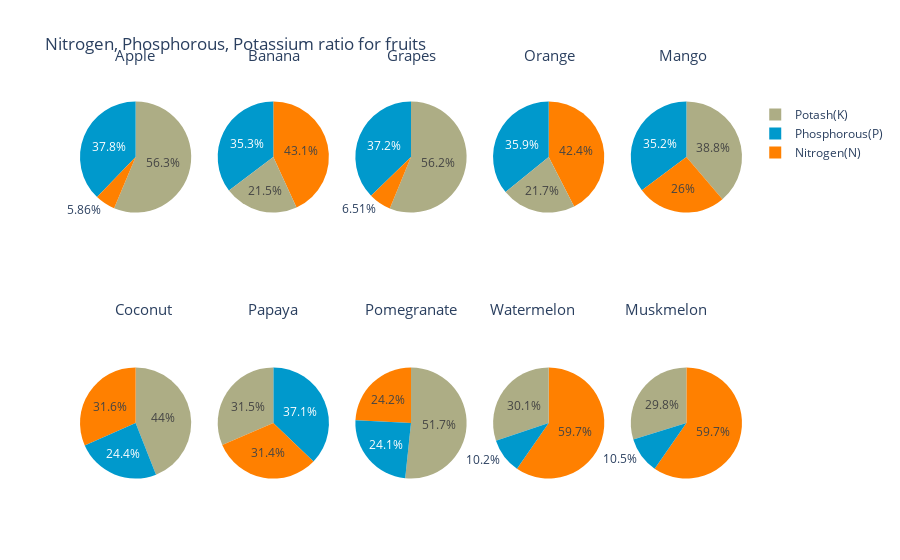

This figure's notebook cell:
### Markdown cell above
#### Nitrogen, Phosphorous, Potassium ratio for fruits

### Code cell
from plotly.subplots import make_subplots
import plotly.graph_objects as go

labels = ['Nitrogen(N)', 'Phosphorous(P)', 'Potash(K)']
specs = [[{'type': 'domain'}, {'type': 'domain'}, {'type': 'domain'}, {'type': 'domain'}, {'type': 'domain'}],
         [{'type': 'domain'}, {'type': 'domain'}, {'type': 'domain'}, {'type': 'domain'}, {'type': 'domain'}]]
# Increase vertical spacing
fig = make_subplots(rows=2, cols=5, specs=specs, vertical_spacing=0.4)  # Adjusted from default (0.3)

cafe_colors = ['rgb(255, 128, 0)', 'rgb(0, 153, 204)', 'rgb(173, 173, 133)']

# Add traces (no change in this part)
apple_npk = crop_summary[crop_summary.index == 'apple']
values = [apple_npk['N'][0], apple_npk['P'][0], apple_npk['K'][0]]
fig.add_trace(go.Pie(labels=labels, values=values, name="Apple", marker_colors=cafe_colors), 1, 1)

banana_npk = crop_summary[crop_summary.index == 'banana']
values = [banana_npk['N'][0], banana_npk['P'][0], banana_npk['K'][0]]
fig.add_trace(go.Pie(labels=labels, values=values, name="Banana", marker_colors=cafe_colors), 1, 2)

grapes_npk = crop_summary[crop_summary.index == 'grapes']
values = [grapes_npk['N'][0], grapes_npk['P'][0], grapes_npk['K'][0]]
fig.add_trace(go.Pie(labels=labels, values=values, name="Grapes", marker_colors=cafe_colors), 1, 3)

orange_npk = crop_summary[crop_summary.index == 'orange']
values = [orange_npk['N'][0], orange_npk['P'][0], orange_npk['K'][0]]
fig.add_trace(go.Pie(labels=labels, values=values, name="Orange", marker_colors=cafe_colors), 1, 4)

mango_npk = crop_summary[crop_summary.index == 'mango']
values = [mango_npk['N'][0], mango_npk['P'][0], mango_npk['K'][0]]
fig.add_trace(go.Pie(labels=labels, values=values, name="Mango", marker_colors=cafe_colors), 1, 5)

coconut_npk = crop_summary[crop_summary.index == 'coconut']
values = [coconut_npk['N'][0], coconut_npk['P'][0], coconut_npk['K'][0]]
fig.add_trace(go.Pie(labels=labels, values=values, name="Coconut", marker_colors=cafe_colors), 2, 1)

papaya_npk = crop_summary[crop_summary.index == 'papaya']
values = [papaya_npk['N'][0], papaya_npk['P'][0], papaya_npk['K'][0]]
fig.add_trace(go.Pie(labels=labels, values=values, name="Papaya", marker_colors=cafe_colors), 2, 2)

pomegranate_npk = crop_summary[crop_summary.index == 'pomegranate']
values = [pomegranate_npk['N'][0], pomegranate_npk['P'][0], pomegranate_npk['K'][0]]
fig.add_trace(go.Pie(labels=labels, values=values, name="Pomegranate", marker_colors=cafe_colors), 2, 3)

watermelon_npk = crop_summary[crop_summary.index == 'watermelon']
values = [watermelon_npk['N'][0], watermelon_npk['P'][0], watermelon_npk['K'][0]]
fig.add_trace(go.Pie(labels=labels, values=values, name="Watermelon", marker_colors=cafe_colors), 2, 4)

muskmelon_npk = crop_summary[crop_summary.index == 'muskmelon']
values = [muskmelon_npk['N'][0], muskmelon_npk['P'][0], muskmelon_npk['K'][0]]
fig.add_trace(go.Pie(labels=labels, values=values, name="Muskmelon", marker_colors=cafe_colors), 2, 5)

# Update layout (annotations remain the same)
fig.update_layout(
    title_text="Nitrogen, Phosphorous, Potassium ratio for fruits",
    annotations=[
        dict(text='Apple', x=0.05, y=1.15, font_size=15, showarrow=False),
        dict(text='Banana', x=0.25, y=1.15, font_size=15, showarrow=False),
        dict(text='Grapes', x=0.50, y=1.15, font_size=15, showarrow=False),
        dict(text='Orange', x=0.75, y=1.15, font_size=15, showarrow=False),
        dict(text='Mango', x=0.95, y=1.15, font_size=15, showarrow=False),
        dict(text='Coconut', x=0.05, y=0.45, font_size=15, showarrow=False),  # Adjusted to match vertical_spacing
        dict(text='Papaya', x=0.25, y=0.45, font_size=15, showarrow=False),
        dict(text='Pomegranate', x=0.50, y=0.45, font_size=15, showarrow=False),
        dict(text='Watermelon', x=0.75, y=0.45, font_size=15, showarrow=False),
        dict(text='Muskmelon', x=0.95, y=0.45, font_size=15, showarrow=False)
    ]
)
fig.show()

### Figure 1 — Plotly figure (JSON) as saved in the notebook; plotly's stock layout.template omitted (floating-point values rounded to 4 significant figures)
{"data": [{"domain": {"x": [0, 0.168], "y": [0.7, 1]}, "labels": ["Nitrogen(N)", "Phosphorous(P)", "Potash(K)"], "marker": {"colors": ["rgb(255, 128, 0)", "rgb(0, 153, 204)", "rgb(173, 173, 133)"]}, "name": "Apple", "type": "pie", "values": [20.8, 134.2, 199.9]}, {"domain": {"x": [0.208, 0.376], "y": [0.7, 1]}, "labels": ["Nitrogen(N)", "Phosphorous(P)", "Potash(K)"], "marker": {"colors": ["rgb(255, 128, 0)", "rgb(0, 153, 204)", "rgb(173, 173, 133)"]}, "name": "Banana", "type": "pie", "values": [100.2, 82.01, 50.05]}, {"domain": {"x": [0.416, 0.584], "y": [0.7, 1]}, "labels": ["Nitrogen(N)", "Phosphorous(P)", "Potash(K)"], "marker": {"colors": ["rgb(255, 128, 0)", "rgb(0, 153, 204)", "rgb(173, 173, 133)"]}, "name": "Grapes", "type": "pie", "values": [23.18, 132.5, 200.1]}, {"domain": {"x": [0.624, 0.792], "y": [0.7, 1]}, "labels": ["Nitrogen(N)", "Phosphorous(P)", "Potash(K)"], "marker": {"colors": ["rgb(255, 128, 0)", "rgb(0, 153, 204)", "rgb(173, 173, 133)"]}, "name": "Orange", "type": "pie", "values": [19.58, 16.55, 10.01]}, {"domain": {"x": [0.832, 1], "y": [0.7, 1]}, "labels": ["Nitrogen(N)", "Phosphorous(P)", "Potash(K)"], "marker": {"colors": ["rgb(255, 128, 0)", "rgb(0, 153, 204)", "rgb(173, 173, 133)"]}, "name": "Mango", "type": "pie", "values": [20.07, 27.18, 29.92]}, {"domain": {"x": [0, 0.168], "y": [0, 0.3]}, "labels": ["Nitrogen(N)", "Phosphorous(P)", "Potash(K)"], "marker": {"colors": ["rgb(255, 128, 0)", "rgb(0, 153, 204)", "rgb(173, 173, 133)"]}, "name": "Coconut", "type": "pie", "values": [21.98, 16.93, 30.59]}, {"domain": {"x": [0.208, 0.376], "y": [0, 0.3]}, "labels": ["Nitrogen(N)", "Phosphorous(P)", "Potash(K)"], "marker": {"colors": ["rgb(255, 128, 0)", "rgb(0, 153, 204)", "rgb(173, 173, 133)"]}, "name": "Papaya", "type": "pie", "values": [49.88, 59.05, 50.04]}, {"domain": {"x": [0.416, 0.584], "y": [0, 0.3]}, "labels": ["Nitrogen(N)", "Phosphorous(P)", "Potash(K)"], "marker": {"colors": ["rgb(255, 128, 0)", "rgb(0, 153, 204)", "rgb(173, 173, 133)"]}, "name": "Pomegranate", "type": "pie", "values": [18.87, 18.75, 40.21]}, {"domain": {"x": [0.624, 0.792], "y": [0, 0.3]}, "labels": ["Nitrogen(N)", "Phosphorous(P)", "Potash(K)"], "marker": {"colors": ["rgb(255, 128, 0)", "rgb(0, 153, 204)", "rgb(173, 173, 133)"]}, "name": "Watermelon", "type": "pie", "values": [99.42, 17, 50.22]}, {"domain": {"x": [0.832, 1], "y": [0, 0.3]}, "labels": ["Nitrogen(N)", "Phosphorous(P)", "Potash(K)"], "marker": {"colors": ["rgb(255, 128, 0)", "rgb(0, 153, 204)", "rgb(173, 173, 133)"]}, "name": "Muskmelon", "type": "pie", "values": [100.3, 17.72, 50.08]}], "layout": {"annotations": [{"font": {"size": 15}, "showarrow": false, "text": "Apple", "x": 0.05, "y": 1.15}, {"font": {"size": 15}, "showarrow": false, "text": "Banana", "x": 0.25, "y": 1.15}, {"font": {"size": 15}, "showarrow": false, "text": "Grapes", "x": 0.5, "y": 1.15}, {"font": {"size": 15}, "showarrow": false, "text": "Orange", "x": 0.75, "y": 1.15}, {"font": {"size": 15}, "showarrow": false, "text": "Mango", "x": 0.95, "y": 1.15}, {"font": {"size": 15}, "showarrow": false, "text": "Coconut", "x": 0.05, "y": 0.45}, {"font": {"size": 15}, "showarrow": false, "text": "Papaya", "x": 0.25, "y": 0.45}, {"font": {"size": 15}, "showarrow": false, "text": "Pomegranate", "x": 0.5, "y": 0.45}, {"font": {"size": 15}, "showarrow": false, "text": "Watermelon", "x": 0.75, "y": 0.45}, {"font": {"size": 15}, "showarrow": false, "text": "Muskmelon", "x": 0.95, "y": 0.45}], "autosize": true, "title": {"text": "Nitrogen, Phosphorous, Potassium ratio for fruits"}}}
